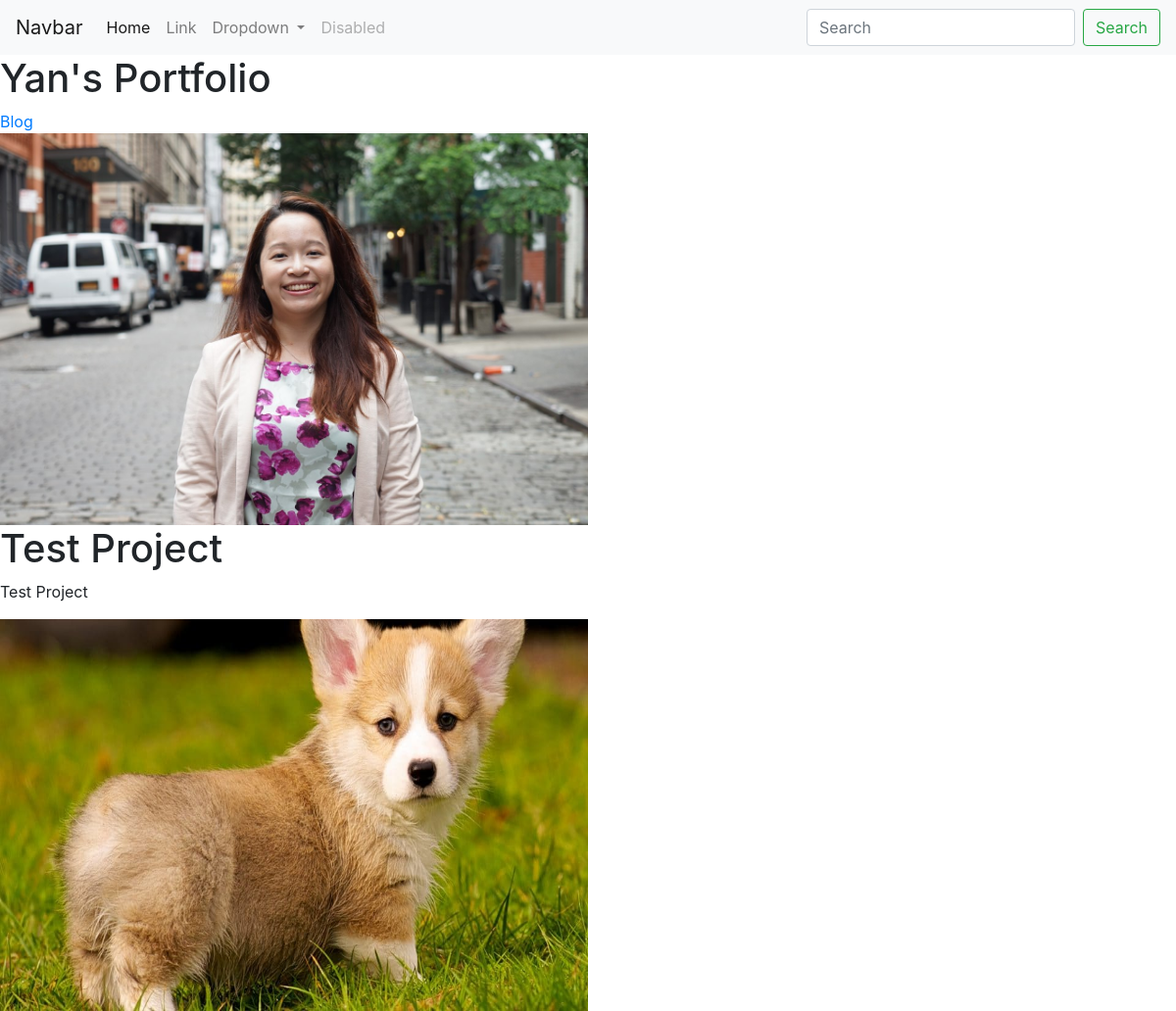
The page / on the database its author committed.
### portfolio/models.py (models this page shows, shortened)
class Project(models.Model):
    title = models.CharField(max_length=100)
    description = models.CharField(max_length=250)
    image = models.ImageField(upload_to='portfolio/images')
    url = models.URLField(blank=True)

### portfolio/views.py (the view)
# urls.py: 2. Add a URL to urlpatterns:  path('', views.home, name='home')
def home(request):
    projects = Project.objects.all()
    return render(request, 'portfolio/home.html', {'projects': projects})

### portfolio/templates/portfolio/home.html (shortened to what this page needs)
{% extends 'portfolio/base.html' %}
{% block content %}
<h1>Yan's Portfolio</h1>
{% load static %}
<a href="/blog">Blog</a>
<br>
<img src="{% static 'portfolio/profile_pic.jpg' %}" width="600" height="400">
{% for project in projects %}
<h1>{{ project.title }}</h1>
<p>{{ project.description }}</p>
<img src="{{ project.image.url }}" width="600" height="400">
{% endfor %}
{% endblock %}

### rows shown on the page
Project: title "Test Project", description "Test Project", image (picture)
